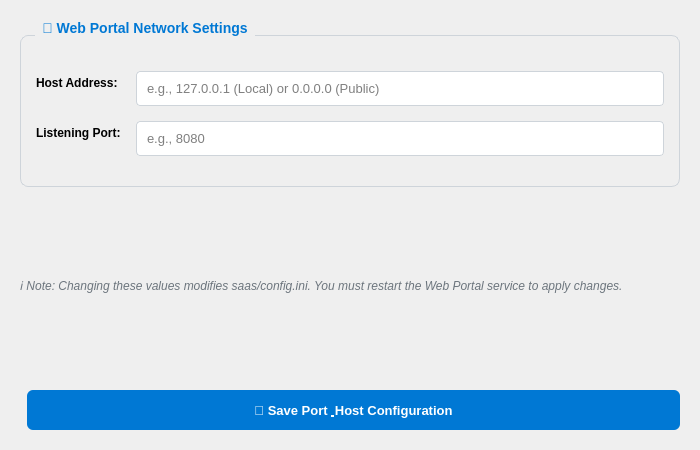
<?xml version="1.0" encoding="UTF-8"?>
<ui version="4.0">
 <class>WebSettingsTab</class>
 <widget class="QWidget" name="WebSettingsTab">
  <property name="geometry">
   <rect>
    <x>0</x>
    <y>0</y>
    <width>700</width>
    <height>450</height>
   </rect>
  </property>
  <layout class="QVBoxLayout" name="mainLayout">
   <property name="spacing">
    <number>15</number>
   </property>
   <property name="leftMargin">
    <number>20</number>
   </property>
   <property name="topMargin">
    <number>20</number>
   </property>
   <property name="rightMargin">
    <number>20</number>
   </property>
   <property name="bottomMargin">
    <number>20</number>
   </property>
   <item>
    <widget class="QGroupBox" name="networkGroup">
     <property name="title">
      <string>🌐 Web Portal Network Settings</string>
     </property>
     <property name="styleSheet">
      <string notr="true">QGroupBox {
    font-size: 14px;
    font-weight: bold;
    color: #0078d4;
    border: 1px solid #ced4da;
    border-radius: 8px;
    margin-top: 15px;
    padding-top: 20px;
}
QGroupBox::title {
    subcontrol-origin: margin;
    left: 15px;
    padding: 0 5px;
}</string>
     </property>
     <layout class="QFormLayout" name="formLayout">
      <property name="horizontalSpacing">
       <number>15</number>
      </property>
      <property name="verticalSpacing">
       <number>15</number>
      </property>
      <property name="leftMargin">
       <number>15</number>
      </property>
      <property name="topMargin">
       <number>15</number>
      </property>
      <property name="rightMargin">
       <number>15</number>
      </property>
      <property name="bottomMargin">
       <number>15</number>
      </property>
      <item row="0" column="0">
       <widget class="QLabel" name="hostLabel">
        <property name="text">
         <string>Host Address:</string>
        </property>
        <property name="styleSheet">
         <string notr="true">font-weight: bold;</string>
        </property>
       </widget>
      </item>
      <item row="0" column="1">
       <widget class="QLineEdit" name="hostEdit">
        <property name="placeholderText">
         <string>e.g., 127.0.0.1 (Local) or 0.0.0.0 (Public)</string>
        </property>
        <property name="styleSheet">
         <string notr="true">QLineEdit {
    padding: 8px;
    border: 1px solid #ced4da;
    border-radius: 4px;
    font-size: 13px;
}</string>
        </property>
       </widget>
      </item>
      <item row="1" column="0">
       <widget class="QLabel" name="portLabel">
        <property name="text">
         <string>Listening Port:</string>
        </property>
        <property name="styleSheet">
         <string notr="true">font-weight: bold;</string>
        </property>
       </widget>
      </item>
      <item row="1" column="1">
       <widget class="QLineEdit" name="portEdit">
        <property name="placeholderText">
         <string>e.g., 8080</string>
        </property>
        <property name="styleSheet">
         <string notr="true">QLineEdit {
    padding: 8px;
    border: 1px solid #ced4da;
    border-radius: 4px;
    font-size: 13px;
}</string>
        </property>
       </widget>
      </item>
     </layout>
    </widget>
   </item>
   <item>
    <widget class="QLabel" name="infoLabel">
     <property name="text">
      <string>ℹ️ Note: Changing these values modifies saas/config.ini. You must restart the Web Portal service to apply changes.</string>
     </property>
     <property name="styleSheet">
      <string notr="true">color: #6c757d; font-style: italic; font-size: 12px;</string>
     </property>
     <property name="wordWrap">
      <bool>true</bool>
     </property>
    </widget>
   </item>
   <item>
    <spacer name="verticalSpacer">
     <property name="orientation">
      <enum>Qt::Vertical</enum>
     </property>
    </spacer>
   </item>
   <item>
    <layout class="QHBoxLayout" name="buttonLayout">
     <item>
      <spacer name="horizontalSpacer">
       <property name="orientation">
        <enum>Qt::Horizontal</enum>
       </property>
      </spacer>
     </item>
     <item>
      <widget class="QPushButton" name="btn_save">
       <property name="text">
        <string>💾 Save Port &amp; Host Configuration</string>
       </property>
       <property name="minimumSize">
        <size>
         <width>250</width>
         <height>40</height>
        </size>
       </property>
       <property name="styleSheet">
        <string notr="true">QPushButton {
    background-color: #0078d4;
    color: white;
    border: none;
    border-radius: 6px;
    font-weight: bold;
    font-size: 13px;
}
QPushButton:hover {
    background-color: #106ebe;
}
QPushButton:pressed {
    background-color: #005a9e;
}</string>
       </property>
      </widget>
     </item>
    </layout>
   </item>
  </layout>
 </widget>
 <resources/>
 <connections/>
</ui>
